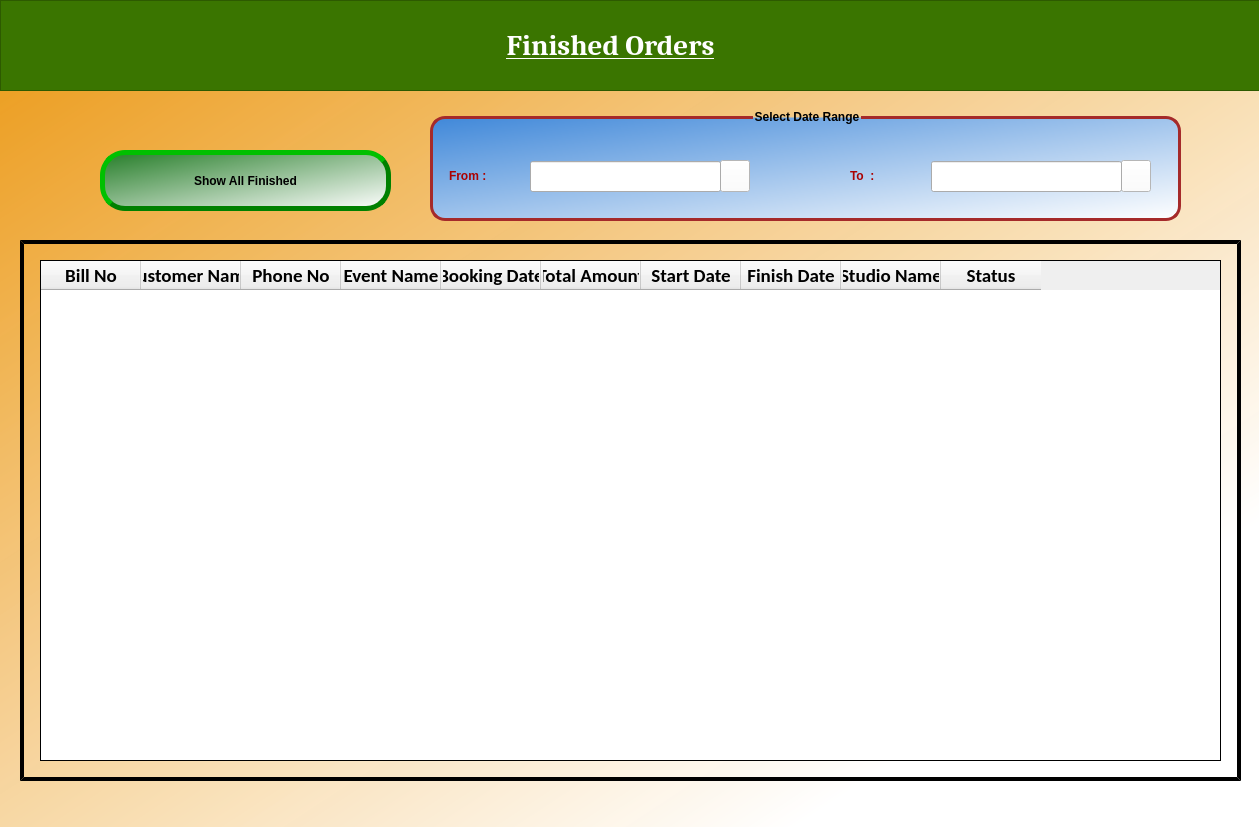
<?xml version="1.0" encoding="UTF-8"?>
<ui version="4.0">
 <class>work_complete</class>
 <widget class="QDialog" name="work_complete">
  <property name="geometry">
   <rect>
    <x>0</x>
    <y>0</y>
    <width>1259</width>
    <height>827</height>
   </rect>
  </property>
  <property name="windowTitle">
   <string>Dialog</string>
  </property>
  <property name="styleSheet">
   <string notr="true">#work_complete{
	
background-color: qlineargradient(spread:pad, x1:0, y1:0, x2:1, y2:1, stop:0 rgba(235, 153, 21, 249), stop:0.81592 rgba(255, 255, 255, 255));}</string>
  </property>
  <widget class="QFrame" name="frame">
   <property name="geometry">
    <rect>
     <x>0</x>
     <y>0</y>
     <width>1261</width>
     <height>91</height>
    </rect>
   </property>
   <property name="styleSheet">
    <string notr="true">background-color: rgb(58, 117, 0);</string>
   </property>
   <property name="frameShape">
    <enum>QFrame::StyledPanel</enum>
   </property>
   <property name="frameShadow">
    <enum>QFrame::Raised</enum>
   </property>
   <widget class="QLabel" name="title_label">
    <property name="geometry">
     <rect>
      <x>310</x>
      <y>20</y>
      <width>601</width>
      <height>51</height>
     </rect>
    </property>
    <property name="font">
     <font>
      <family>Cambria</family>
      <pointsize>22</pointsize>
      <weight>75</weight>
      <italic>false</italic>
      <bold>true</bold>
      <underline>true</underline>
     </font>
    </property>
    <property name="styleSheet">
     <string notr="true">font: 75 22pt &quot;Cambria&quot;;
font:bold;
color: white;
</string>
    </property>
    <property name="text">
     <string>Finished Orders</string>
    </property>
    <property name="alignment">
     <set>Qt::AlignCenter</set>
    </property>
   </widget>
  </widget>
  <widget class="QToolButton" name="from_cal_tool_btn">
   <property name="geometry">
    <rect>
     <x>720</x>
     <y>160</y>
     <width>30</width>
     <height>32</height>
    </rect>
   </property>
   <property name="styleSheet">
    <string notr="true">background-color: rgb(255, 255, 255);</string>
   </property>
   <property name="text">
    <string/>
   </property>
   <property name="icon">
    <iconset>
     <normaloff>images/calendar-512.png</normaloff>images/calendar-512.png</iconset>
   </property>
   <property name="iconSize">
    <size>
     <width>30</width>
     <height>30</height>
    </size>
   </property>
  </widget>
  <widget class="QLineEdit" name="from_date">
   <property name="geometry">
    <rect>
     <x>530</x>
     <y>161</y>
     <width>191</width>
     <height>31</height>
    </rect>
   </property>
   <property name="font">
    <font>
     <family>Calibri</family>
     <pointsize>12</pointsize>
     <weight>75</weight>
     <bold>true</bold>
    </font>
   </property>
  </widget>
  <widget class="QLabel" name="from_label">
   <property name="geometry">
    <rect>
     <x>449</x>
     <y>160</y>
     <width>81</width>
     <height>31</height>
    </rect>
   </property>
   <property name="styleSheet">
    <string notr="true">font: 75 12pt &quot;Cambria&quot;;
font:bold;
color: rgb(170, 0, 0);
</string>
   </property>
   <property name="text">
    <string>From :</string>
   </property>
  </widget>
  <widget class="QToolButton" name="to_cal_tool_btn">
   <property name="geometry">
    <rect>
     <x>1121</x>
     <y>160</y>
     <width>30</width>
     <height>32</height>
    </rect>
   </property>
   <property name="styleSheet">
    <string notr="true">background-color: rgb(255, 255, 255);</string>
   </property>
   <property name="text">
    <string/>
   </property>
   <property name="icon">
    <iconset>
     <normaloff>images/calendar-512.png</normaloff>images/calendar-512.png</iconset>
   </property>
   <property name="iconSize">
    <size>
     <width>30</width>
     <height>30</height>
    </size>
   </property>
  </widget>
  <widget class="QLineEdit" name="to_date">
   <property name="geometry">
    <rect>
     <x>931</x>
     <y>161</y>
     <width>191</width>
     <height>31</height>
    </rect>
   </property>
   <property name="font">
    <font>
     <family>Calibri</family>
     <pointsize>12</pointsize>
     <weight>75</weight>
     <bold>true</bold>
    </font>
   </property>
  </widget>
  <widget class="QLabel" name="to_label">
   <property name="geometry">
    <rect>
     <x>850</x>
     <y>160</y>
     <width>81</width>
     <height>31</height>
    </rect>
   </property>
   <property name="styleSheet">
    <string notr="true">font: 75 12pt &quot;Cambria&quot;;
font:bold;
color: rgb(170, 0, 0);
</string>
   </property>
   <property name="text">
    <string>To  :</string>
   </property>
  </widget>
  <widget class="QPushButton" name="finish_btn">
   <property name="geometry">
    <rect>
     <x>100</x>
     <y>150</y>
     <width>291</width>
     <height>61</height>
    </rect>
   </property>
   <property name="styleSheet">
    <string notr="true">background-color: qlineargradient(spread:pad, x1:0, y1:0, x2:1, y2:1, stop:0 rgba(37, 125, 40, 255), stop:1 rgba(255, 255, 255, 255));
font: 75 14pt &quot;Calibri&quot;;
border-radius:25px;
border-style:outset;
border-width:5px;
border-color:green;
font:bold;</string>
   </property>
   <property name="text">
    <string>Show All Finished</string>
   </property>
  </widget>
  <widget class="QFrame" name="finish_frame">
   <property name="geometry">
    <rect>
     <x>20</x>
     <y>240</y>
     <width>1221</width>
     <height>541</height>
    </rect>
   </property>
   <property name="styleSheet">
    <string notr="true">#finish_frame{border-width:1.5px;
border-style:outset;
border-color:black;
border-width:4px;}
</string>
   </property>
   <property name="frameShape">
    <enum>QFrame::StyledPanel</enum>
   </property>
   <property name="frameShadow">
    <enum>QFrame::Raised</enum>
   </property>
   <widget class="QTableWidget" name="finish_table">
    <property name="geometry">
     <rect>
      <x>20</x>
      <y>20</y>
      <width>1181</width>
      <height>501</height>
     </rect>
    </property>
    <property name="styleSheet">
     <string notr="true">#finish_table{
	background-color: qlineargradient(spread:pad, x1:0, y1:0, x2:1, y2:1, stop:0 rgba(255, 255, 255, 255));}</string>
    </property>
    <column>
     <property name="text">
      <string>Bill No</string>
     </property>
     <property name="font">
      <font>
       <family>Calibri</family>
       <pointsize>14</pointsize>
       <weight>75</weight>
       <bold>true</bold>
      </font>
     </property>
    </column>
    <column>
     <property name="text">
      <string>Customer Name</string>
     </property>
     <property name="font">
      <font>
       <family>Calibri</family>
       <pointsize>14</pointsize>
       <weight>75</weight>
       <bold>true</bold>
      </font>
     </property>
    </column>
    <column>
     <property name="text">
      <string>Phone No</string>
     </property>
     <property name="font">
      <font>
       <family>Calibri</family>
       <pointsize>14</pointsize>
       <weight>75</weight>
       <bold>true</bold>
      </font>
     </property>
    </column>
    <column>
     <property name="text">
      <string>Event Name</string>
     </property>
     <property name="font">
      <font>
       <family>Calibri</family>
       <pointsize>14</pointsize>
       <weight>75</weight>
       <bold>true</bold>
      </font>
     </property>
    </column>
    <column>
     <property name="text">
      <string>Booking Date</string>
     </property>
     <property name="font">
      <font>
       <family>Calibri</family>
       <pointsize>14</pointsize>
       <weight>75</weight>
       <bold>true</bold>
      </font>
     </property>
    </column>
    <column>
     <property name="text">
      <string>Total Amount</string>
     </property>
     <property name="font">
      <font>
       <family>Calibri</family>
       <pointsize>14</pointsize>
       <weight>75</weight>
       <bold>true</bold>
      </font>
     </property>
    </column>
    <column>
     <property name="text">
      <string>Start Date</string>
     </property>
     <property name="font">
      <font>
       <family>Calibri</family>
       <pointsize>14</pointsize>
       <weight>75</weight>
       <bold>true</bold>
      </font>
     </property>
    </column>
    <column>
     <property name="text">
      <string>Finish Date</string>
     </property>
     <property name="font">
      <font>
       <family>Calibri</family>
       <pointsize>14</pointsize>
       <weight>75</weight>
       <bold>true</bold>
      </font>
     </property>
    </column>
    <column>
     <property name="text">
      <string>Studio Name</string>
     </property>
     <property name="font">
      <font>
       <family>Calibri</family>
       <pointsize>14</pointsize>
       <weight>75</weight>
       <bold>true</bold>
      </font>
     </property>
    </column>
    <column>
     <property name="text">
      <string>Status</string>
     </property>
     <property name="font">
      <font>
       <family>Calibri</family>
       <pointsize>14</pointsize>
       <weight>75</weight>
       <bold>true</bold>
      </font>
     </property>
    </column>
   </widget>
  </widget>
  <widget class="QGroupBox" name="groupBox">
   <property name="geometry">
    <rect>
     <x>430</x>
     <y>110</y>
     <width>751</width>
     <height>111</height>
    </rect>
   </property>
   <property name="styleSheet">
    <string notr="true">QGroupBox {
  
    border: 3px solid brown;
    border-radius: 15px;
    margin-top: 6px;
	color:black;
	font: 75 13pt &quot;Calibri&quot;;
 	font: bold;
	background-color: qlineargradient(spread:pad, x1:0, y1:0, x2:1, y2:1, stop:0 rgba(64, 136, 217, 255), stop:1 rgba(255, 255, 255, 255));
}

QGroupBox::title {
    subcontrol-origin: margin;
    subcontrol-position :top center;
    padding: 0px 0px 0px 0px;
}
</string>
   </property>
   <property name="title">
    <string>Select Date Range</string>
   </property>
  </widget>
  <zorder>groupBox</zorder>
  <zorder>frame</zorder>
  <zorder>from_cal_tool_btn</zorder>
  <zorder>from_date</zorder>
  <zorder>from_label</zorder>
  <zorder>to_cal_tool_btn</zorder>
  <zorder>to_date</zorder>
  <zorder>to_label</zorder>
  <zorder>finish_btn</zorder>
  <zorder>finish_frame</zorder>
 </widget>
 <resources/>
 <connections/>
</ui>
